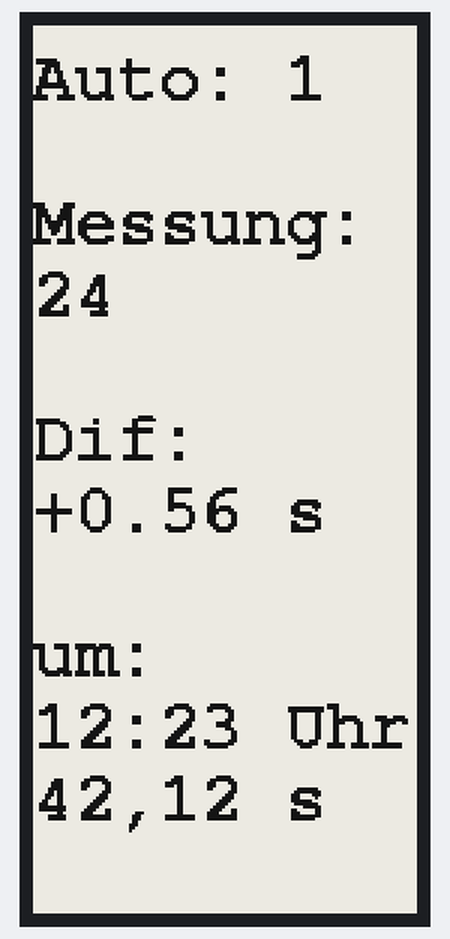
A sketch run on a simulated ESP32. Shown: 128×296 one-colour display. What the sketch prints to the serial monitor is not drawn.

Above: at 4.1 s.

The sketch:

01_E_Paper_2_9_Example_Arduino_IDE.ino
```cpp
// GxEPD_MinimumExample by Jean-Marc Zingg

#include <GxEPD.h>

// select the display class to use, only one, copy from GxEPD_Example
//#include <GxGDEH0154D67/GxGDEH0154D67.h>  // 1.54" b/w
#include <GxGDEH029A1/GxGDEH029A1.h>      // 2.9" b/w

#include <GxIO/GxIO_SPI/GxIO_SPI.h>
#include <GxIO/GxIO.h>

//Fonts
#include <Fonts/FreeMonoBold9pt7b.h>
#include <Fonts/FreeMonoBold12pt7b.h>

// constructor for ESP32, copy from GxEPD_Example else
GxIO_Class io(SPI, /*CS=5*/ SS, /*DC=*/ 17, /*RST=*/ 16); // arbitrary selection of 17, 16
GxEPD_Class display(io, /*RST=*/ 16, /*BUSY=*/ 4); // arbitrary selection of (16), 4

void setup()
{
  Serial.begin(115200);
  Serial.println("Testprogramm Epaper");
  display.init();
  display.eraseDisplay();
}

void loop()
{
  showFont("FreeMonoBold12pt7b", &FreeMonoBold12pt7b);
};

void showFont(const char name[], const GFXfont* f)
{
  display.fillScreen(GxEPD_WHITE);
  display.setTextColor(GxEPD_BLACK);
  display.setFont(f);
  display.setCursor(0, 0);
  display.println();
  display.print("Auto: ");
  display.println(1);
  display.println();
  display.println("Messung:");
  display.println(24);
  display.println();
  display.println("Dif:");
  display.println("+0.56 s");
  display.println();
  display.println("um:");
  display.println("12:23 Uhr\n42,12 s");
  display.update();
  delay(5000);
}
```
